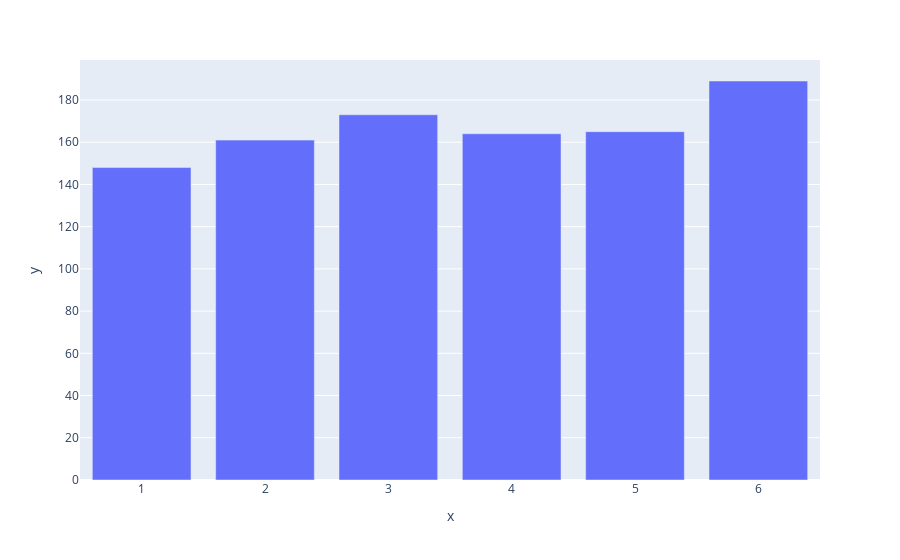

Source (notebook cell):
### Markdown cell above
#### Making a Histogram

### Code cell
# Visualize the results.
fig = px.bar(x=toss_results, y=frequencies)
fig.show()

### Figure 1 — Plotly figure (JSON) as saved in the notebook; plotly's stock layout.template omitted (floating-point values rounded to 4 significant figures)
{"data": [{"alignmentgroup": "True", "hovertemplate": "x=%{x}<br>y=%{y}<extra></extra>", "legendgroup": "", "marker": {"color": "#636efa", "pattern": {"shape": ""}}, "name": "", "offsetgroup": "", "orientation": "v", "showlegend": false, "textposition": "auto", "type": "bar", "x": [1, 2, 3, 4, 5, 6], "xaxis": "x", "y": [148, 161, 173, 164, 165, 189], "yaxis": "y"}], "layout": {"barmode": "relative", "legend": {"tracegroupgap": 0}, "margin": {"t": 60}, "xaxis": {"anchor": "y", "domain": [0, 1], "title": {"text": "x"}}, "yaxis": {"anchor": "x", "domain": [0, 1], "title": {"text": "y"}}}}
